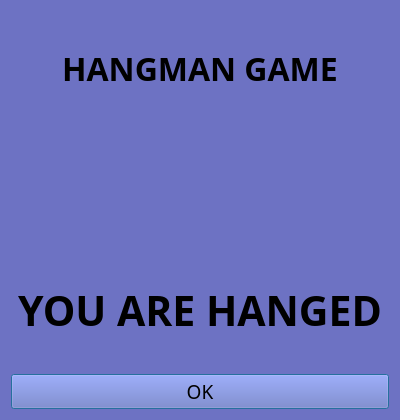
<?xml version="1.0" encoding="UTF-8"?>
<ui version="4.0">
 <class>Dialog</class>
 <widget class="QDialog" name="Dialog">
  <property name="geometry">
   <rect>
    <x>0</x>
    <y>0</y>
    <width>400</width>
    <height>420</height>
   </rect>
  </property>
  <property name="windowTitle">
   <string>Dialog</string>
  </property>
  <property name="autoFillBackground">
   <bool>false</bool>
  </property>
  <property name="styleSheet">
   <string notr="true">background-color: rgb(109, 114, 195);</string>
  </property>
  <layout class="QVBoxLayout" name="verticalLayout">
   <item>
    <widget class="QLabel" name="label_3">
     <property name="font">
      <font>
       <family>Tempus Sans ITC</family>
       <pointsize>24</pointsize>
       <bold>true</bold>
      </font>
     </property>
     <property name="styleSheet">
      <string notr="true"/>
     </property>
     <property name="text">
      <string>HANGMAN GAME</string>
     </property>
     <property name="alignment">
      <set>Qt::AlignmentFlag::AlignCenter</set>
     </property>
    </widget>
   </item>
   <item>
    <widget class="QLabel" name="label">
     <property name="text">
      <string/>
     </property>
     <property name="pixmap">
      <pixmap resource="source.qrc">:/images/hangman/images/lose.png</pixmap>
     </property>
     <property name="alignment">
      <set>Qt::AlignmentFlag::AlignCenter</set>
     </property>
    </widget>
   </item>
   <item>
    <widget class="QLabel" name="label_2">
     <property name="font">
      <font>
       <family>Tempus Sans ITC</family>
       <pointsize>31</pointsize>
       <bold>true</bold>
      </font>
     </property>
     <property name="styleSheet">
      <string notr="true"/>
     </property>
     <property name="text">
      <string>YOU ARE HANGED</string>
     </property>
     <property name="alignment">
      <set>Qt::AlignmentFlag::AlignCenter</set>
     </property>
    </widget>
   </item>
   <item>
    <widget class="QPushButton" name="pushButton">
     <property name="font">
      <font>
       <family>Tempus Sans ITC</family>
       <pointsize>14</pointsize>
      </font>
     </property>
     <property name="styleSheet">
      <string notr="true"/>
     </property>
     <property name="text">
      <string>OK</string>
     </property>
    </widget>
   </item>
  </layout>
 </widget>
 <resources>
  <include location="source.qrc"/>
 </resources>
 <connections/>
</ui>
